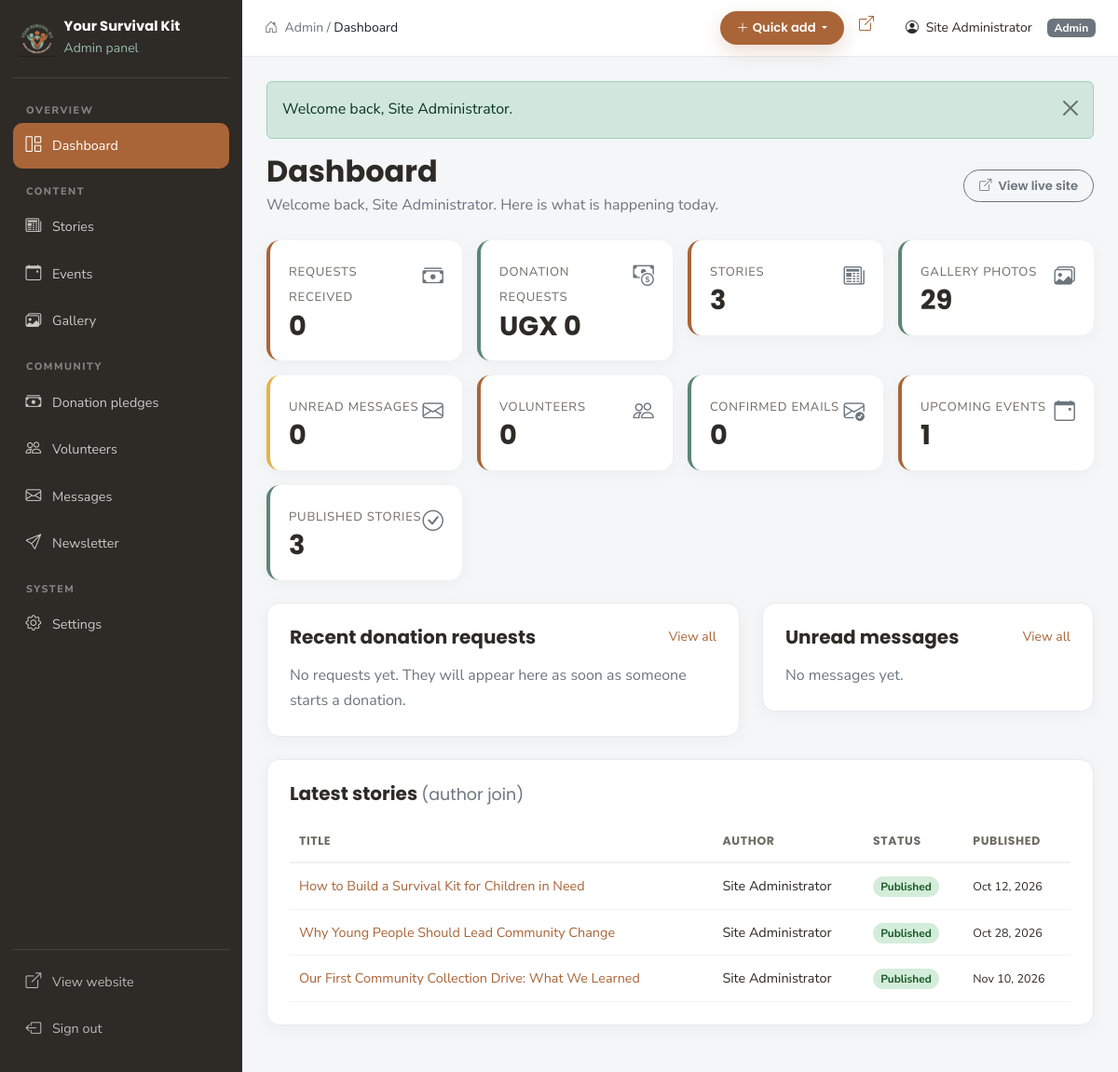
/admin/index.php (signed in), run on the app's committed database.
### tables this page shows
CREATE TABLE IF NOT EXISTS news (
  id            INT UNSIGNED AUTO_INCREMENT PRIMARY KEY,
  title         VARCHAR(220) NOT NULL,
  slug          VARCHAR(240) NOT NULL UNIQUE,
  category      VARCHAR(80) NOT NULL DEFAULT 'News',
  excerpt       TEXT,
  content       LONGTEXT,
  image         VARCHAR(255),
  author_id     INT UNSIGNED DEFAULT NULL,
  status        ENUM('draft','published') NOT NULL DEFAULT 'draft',
  views         INT NOT NULL DEFAULT 0,
  published_at  DATETIME DEFAULT NULL,
  created_at    TIMESTAMP NOT NULL DEFAULT CURRENT_TIMESTAMP,
  updated_at    TIMESTAMP NOT NULL DEFAULT CURRENT_TIMESTAMP ON UPDATE CURRENT_TIMESTAMP,
  KEY idx_status (status),
  KEY idx_published (published_at),
  CONSTRAINT fk_news_author FOREIGN KEY (author_id) REFERENCES admin_users(id) ON DELETE SET NULL
);

### includes/config.php (called while the page is built, shortened)
<?php
function url(string $path = ''): string
{
    return BASE_URL . ltrim($path, '/');
}
function asset(string $path): string
{
    return url('assets/' . ltrim($path, '/'));
}

### includes/auth.php (called while the page is built, shortened)
<?php
require_once __DIR__ . '/functions.php';
function current_admin(): array
{
    global $pdo;
    $stmt = $pdo->prepare('SELECT id, name, email, role FROM admin_users WHERE id = ? LIMIT 1');
    $stmt->execute([$_SESSION['admin_id'] ?? 0]);
    $admin = $stmt->fetch() ?: ['id' => 0, 'name' => 'Administrator', 'email' => '', 'role' => 'admin'];
    return $admin;
}

### admin/index.php (the view)
<?php
$adminActive = '';
$pageTitle   = 'Dashboard';
require_once __DIR__ . '/includes/header.php';
$counts = [
  'news'        => $pdo->query('SELECT COUNT(*) FROM news')->fetchColumn(),
  'gallery'     => $pdo->query('SELECT COUNT(*) FROM gallery')->fetchColumn(),
  'donations'   => $pdo->query('SELECT COUNT(*) FROM donations')->fetchColumn(),
  'raised'      => $pdo->query('SELECT COALESCE(SUM(amount),0) FROM donations WHERE status != "cancelled"')->fetchColumn(),
  'unread'      => $pdo->query('SELECT COUNT(*) FROM messages WHERE is_read = 0')->fetchColumn(),
  'volunteers'  => $pdo->query('SELECT COUNT(*) FROM volunteers')->fetchColumn(),
  'subscribers' => $pdo->query('SELECT COUNT(*) FROM subscribers')->fetchColumn(),
  'verified'    => $pdo->query('SELECT COUNT(*) FROM subscribers WHERE verified_at IS NOT NULL AND unsubscribed_at IS NULL')->fetchColumn(),
  'events'      => $pdo->query('SELECT COUNT(*) FROM events WHERE status = "published" AND event_date >= CURDATE()')->fetchColumn(),
];
$recentNews = $pdo->query(
    'SELECT n.id, n.title, n.status, n.published_at, a.name AS author_name
     FROM news n LEFT JOIN admin_users a ON a.id = n.author_id
     ORDER BY n.created_at DESC LIMIT 5'
)->fetchAll();
$recentDonations = $pdo->query('SELECT * FROM donations ORDER BY created_at DESC LIMIT 6')->fetchAll();
$recentMessages  = $pdo->query('SELECT * FROM messages ORDER BY created_at DESC LIMIT 5')->fetchAll();
?>
<div class="d-flex flex-wrap justify-content-between align-items-center mb-4 gap-2">
  <div>
    <h2 class="mb-1">Dashboard</h2>
    <p class="text-secondary mb-0">Welcome back, <?= e($admin['name']) ?>. Here is what is happening today.</p>
  </div>
  <a href="<?= e(url()) ?>" target="_blank" class="btn btn-outline-secondary btn-sm"><i class="bi bi-box-arrow-up-right me-1"></i> View live site</a>
</div>
<div class="row g-3 mb-4">
  <?php
  $cards = [
    ['Requests received', $counts['donations'], 'bi-cash-stack', ''],
    ['Donation requests', CURRENCY . ' ' . number_format((float) $counts['raised'], 0), 'bi-cash-coin', 'green'],
    ['Stories', $counts['news'], 'bi-newspaper', ''],
    ['Gallery photos', $counts['gallery'], 'bi-images', 'green'],
    ['Unread messages', $counts['unread'], 'bi-envelope', 'gold'],
    ['Volunteers', $counts['volunteers'], 'bi-people', ''],
    ['Confirmed emails', $counts['verified'], 'bi-envelope-check', 'green'],
    ['Upcoming events', $counts['events'], 'bi-calendar-event', ''],
    ['Published stories', $pdo->query('SELECT COUNT(*) FROM news WHERE status="published"')->fetchColumn(), 'bi-check-circle', 'green'],
  ];
  foreach ($cards as $c): ?>
    <div class="col-6 col-lg-3">
      <div class="admin-stat <?= $c[3] ?>">
        <div class="d-flex justify-content-between align-items-start">
          <div><span><?= e($c[0]) ?></span><h3><?= e($c[1]) ?></h3></div>
          <i class="bi <?= $c[2] ?> text-secondary" style="font-size:1.4rem"></i>
        </div>
      </div>
    </div>
  <?php endforeach; ?>
</div>
<div class="row g-4">
  <div class="col-lg-7">
    <div class="admin-card">
      <div class="d-flex justify-content-between align-items-center mb-3">
        <h5 class="mb-0">Recent donation requests</h5>
        <a href="<?= e(url('admin/donations.php')) ?>" class="small">View all</a>
      </div>
      <?php if ($recentDonations): ?>
        <div class="table-responsive">
          <table class="admin-table">
            <thead><tr><th>Donor</th><th>Amount</th><th>Method</th><th>Status</th><th>Date</th></tr></thead>
            <tbody>
              <?php foreach ($recentDonations as $d): ?>
                <tr>
                  <td><strong><?= e($d['donor_name']) ?></strong><br><small class="text-secondary"><?= e($d['email']) ?></small></td>
                  <td><?= e(CURRENCY) ?> <?= e(number_format((float) $d['amount'], 0)) ?></td>
                  <td><?= e(str_replace('_', ' ', $d['method'])) ?></td>
                  <td><span class="status-pill status-<?= e($d['status']) ?>"><?= e(ucfirst($d['status'])) ?></span></td>
                  <td><small><?= e(time_ago($d['created_at'])) ?></small></td>
                </tr>
              <?php endforeach; ?>
            </tbody>
          </table>
        </div>
      <?php else: ?>
        <p class="text-secondary mb-0">No requests yet. They will appear here as soon as someone starts a donation.</p>
      <?php endif; ?>
    </div>
  </div>
  <div class="col-lg-5">
    <div class="admin-card">
      <div class="d-flex justify-content-between align-items-center mb-3">
        <h5 class="mb-0">Unread messages</h5>
        <a href="<?= e(url('admin/messages.php')) ?>" class="small">View all</a>
      </div>
      <?php if ($recentMessages): ?>
        <div class="list-group list-group-flush">
          <?php foreach ($recentMessages as $m): ?>
            <a href="<?= e(url('admin/messages.php?view=' . $m['id'])) ?>" class="list-group-item px-0 border-0 d-flex gap-3 align-items-start">
              <i class="bi <?= $m['is_read'] ? 'bi-envelope-open' : 'bi-envelope-fill text-brown' ?> mt-1"></i>
              <div class="small">
                <strong><?= e($m['name']) ?></strong> — <?= e($m['subject']) ?>
                <div class="text-secondary"><?= e(excerpt($m['message'], 70)) ?> <span class="ms-1"><?= e(time_ago($m['created_at'])) ?></span></div>
              </div>
            </a>
          <?php endforeach; ?>
        </div>
      <?php else: ?>
        <p class="text-secondary mb-0">No messages yet.</p>
      <?php endif; ?>
    </div>
  </div>
</div>
<div class="admin-card">
  <h5 class="mb-3">Latest stories <span class="text-secondary small fw-normal">(author join)</span></h5>
  <div class="table-responsive">
    <table class="admin-table">
      <thead><tr><th>Title</th><th>Author</th><th>Status</th><th>Published</th></tr></thead>
      <tbody>
        <?php foreach ($recentNews as $n): ?>
          <tr>
            <td><a href="<?= e(url('admin/news.php?action=edit&id=' . $n['id'])) ?>"><?= e($n['title']) ?></a></td>
            <td><?= e($n['author_name'] ?? 'Unassigned') ?></td>
            <td><span class="status-pill status-<?= e($n['status']) ?>"><?= e(ucfirst($n['status'])) ?></span></td>
            <td><small><?= e($n['published_at'] ? date('M j, Y', strtotime($n['published_at'])) : '—') ?></small></td>
          </tr>
        <?php endforeach; ?>
      </tbody>
    </table>
  </div>
</div>
<?php require_once __DIR__ . '/includes/footer.php'; ?>

### admin/includes/header.php (shortened to what this page needs)
<?php
require_once dirname(__DIR__) . '/../includes/auth.php';
$admin       = current_admin();
$adminActive = $adminActive ?? '';
$badges = [];
$counts = [
  'donations.php'   => "SELECT COUNT(*) FROM donations WHERE status = 'pending'",
  'volunteers.php'  => "SELECT COUNT(*) FROM volunteers WHERE status = 'new'",
  'messages.php'    => "SELECT COUNT(*) FROM messages WHERE is_read = 0",
  'subscribers.php' => "SELECT COUNT(*) FROM subscribers WHERE verified_at IS NULL AND unsubscribed_at IS NULL",
];
foreach ($counts as $key => $sql) {
    try {
        $badges[$key] = (int) $pdo->query($sql)->fetchColumn();
    } catch (Throwable $e) {
        $badges[$key] = 0;
    }
}
$menu = [
  ['label' => 'Overview', 'items' => [
    ['key' => '',            'icon' => 'bi-grid-1x2',      'label' => 'Dashboard',         'title' => 'Dashboard overview'],
  ]],
  ['label' => 'Content', 'items' => [
    ['key' => 'news.php',    'icon' => 'bi-newspaper',     'label' => 'Stories',           'title' => 'Add, edit and delete news stories'],
    ['key' => 'events.php',  'icon' => 'bi-calendar-event','label' => 'Events',            'title' => 'Add, edit, delete and announce events'],
    ['key' => 'gallery.php', 'icon' => 'bi-images',        'label' => 'Gallery',           'title' => 'Add, edit and delete photos'],
  ]],
  ['label' => 'Community', 'items' => [
    ['key' => 'donations.php',   'icon' => 'bi-cash-stack', 'label' => 'Donation pledges', 'title' => 'Review, confirm and delete donation pledges'],
    ['key' => 'volunteers.php',  'icon' => 'bi-people',     'label' => 'Volunteers',       'title' => 'Review and update volunteer applications'],
    ['key' => 'messages.php',    'icon' => 'bi-envelope',   'label' => 'Messages',         'title' => 'Read, reply to and delete messages'],
    ['key' => 'subscribers.php', 'icon' => 'bi-send',       'label' => 'Newsletter',       'title' => 'Add, verify and remove subscribers'],
  ]],
  ['label' => 'System', 'items' => [
    ['key' => 'settings.php', 'icon' => 'bi-gear', 'label' => 'Settings', 'title' => 'Contact details, email delivery, stats and password'],
  ]],
];
?>
<!doctype html>
<html lang="en">
<head>
  <link href="https://cdn.jsdelivr.net/npm/bootstrap@5.3.3/dist/css/bootstrap.min.css" rel="stylesheet">
  <link href="https://cdn.jsdelivr.net/npm/bootstrap-icons@1.11.3/font/bootstrap-icons.min.css" rel="stylesheet">
  <link href="<?= e(asset('css/style.css') . '?v=20261126b') ?>" rel="stylesheet">
</head>
<body class="admin-body">
<aside class="admin-sidebar" id="adminSidebar" aria-label="Admin menu">
  <div class="brand">
    <img src="<?= e(asset('img/logo.png')) ?>" alt="Logo">
    <div class="flex-grow-1">
      <strong>Your Survival Kit</strong>
      <small style="color:var(--ys-green)">Admin panel</small>
    </div>
  </div>
  <nav class="admin-nav">
    <ul class="nav flex-column">
      <?php foreach ($menu as $group): ?>
        <li class="admin-nav-group"><?= e($group['label']) ?></li>
        <?php foreach ($group['items'] as $item): ?>
          <?php
          $href   = $item['key'] ?: 'index.php';
          $active = ($adminActive === $item['key']) ? ' active' : '';
          ?>
          <li class="nav-item">
            <a class="nav-link<?= $active ?>" href="<?= e(url('admin/' . $href)) ?>" title="<?= e($item['title']) ?>">
              <i class="bi <?= e($item['icon']) ?>"></i>
              <span><?= e($item['label']) ?></span>
            </a>
          </li>
        <?php endforeach; ?>
      <?php endforeach; ?>
    </ul>
  </nav>
  <div class="admin-sidebar-foot">
    <a class="nav-link" href="<?= e(url()) ?>" target="_blank" rel="noopener"><i class="bi bi-box-arrow-up-right"></i> View website</a>
    <a class="nav-link" href="<?= e(url('admin/logout.php')) ?>"><i class="bi bi-box-arrow-left"></i> Sign out</a>
  </div>
</aside>
<div class="admin-main">
  <header class="admin-topbar">
    <div class="d-flex align-items-center min-w-0">
      <span class="text-secondary small admin-breadcrumb">
        <i class="bi bi-house-door me-1"></i> Admin / <span class="text-dark"><?= e($pageTitle ?? 'Dashboard') ?></span>
      </span>
    </div>
    <div class="d-flex align-items-center gap-2 gap-md-3">
      <div class="dropdown">
        <button class="btn btn-ys btn-sm dropdown-toggle" type="button" id="adminQuickAdd"
                data-bs-toggle="dropdown" aria-expanded="false" aria-label="Quick add">
          <i class="bi bi-plus-lg me-md-1"></i><span class="d-none d-md-inline">Quick add</span>
        </button>
      </div>
      <a class="admin-top-icon d-none d-sm-inline" href="<?= e(url()) ?>" target="_blank" rel="noopener" title="View website" aria-label="View website"><i class="bi bi-box-arrow-up-right"></i></a>
      <span class="small admin-user-name"><i class="bi bi-person-circle me-1"></i> <?= e($admin['name']) ?></span>
      <span class="badge bg-secondary admin-role"><?= e(ucfirst($admin['role'])) ?></span>
    </div>
  </header>
  <div class="admin-content">

### data on the page
news: title "How to Build a Survival Kit for Children in Need", author.name "Site Administrator", status "Published", published_at "Oct 12, 2026"
news: title "Why Young People Should Lead Community Change", author.name "Site Administrator", status "Published", published_at "Oct 28, 2026"
news: title "Our First Community Collection Drive: What We Learned", author.name "Site Administrator", status "Published", published_at "Nov 10, 2026"

### other printed values
$group['label'] "OVERVIEW"
$item['label'] "Dashboard"
$group['label'] "CONTENT"
$item['label'] "Stories"
$item['label'] "Events"
$item['label'] "Gallery"
$group['label'] "COMMUNITY"
$item['label'] "Donation pledges"
$item['label'] "Volunteers"
$item['label'] "Messages"
$item['label'] "Newsletter"
$group['label'] "SYSTEM"
$item['label'] "Settings"
$pageTitle "Dashboard"
$admin['name'] "Site Administrator"
